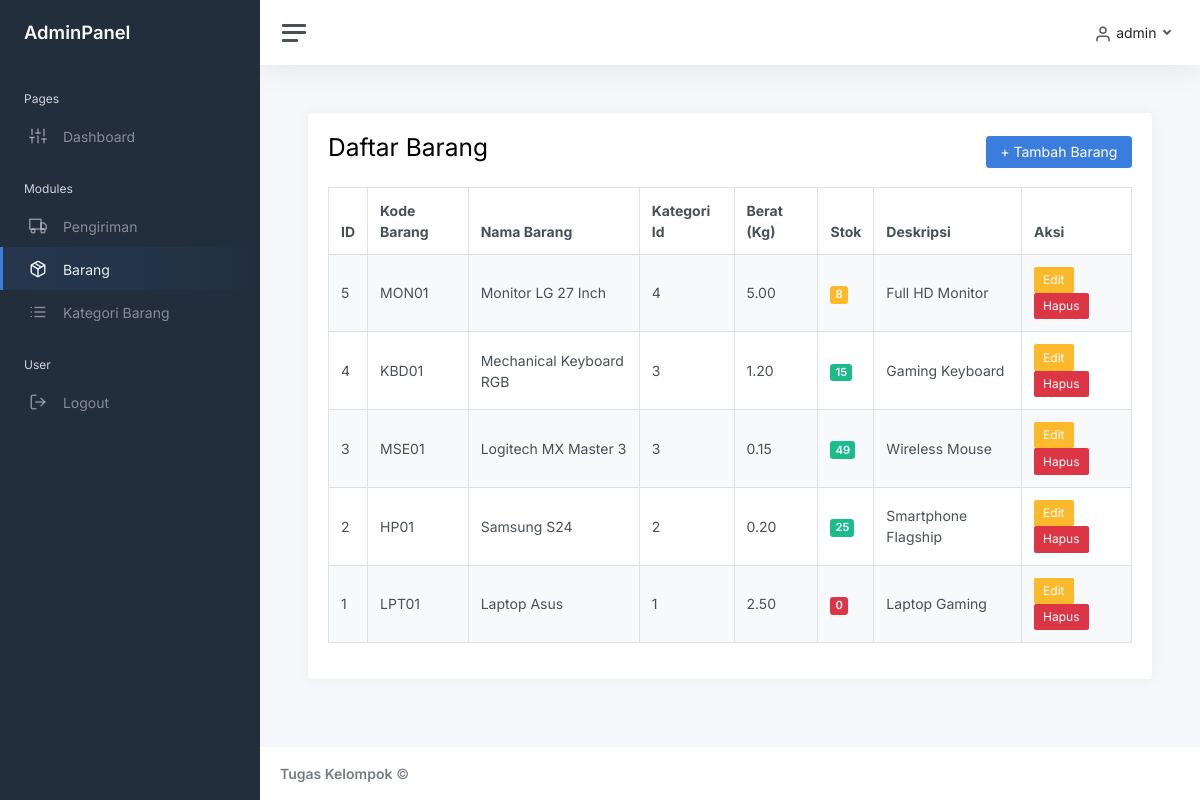
Screenshot of /barang/index.php (signed in) with the database file from the repository.
### tables this page shows
CREATE TABLE `barang` (
  `id` int(11) NOT NULL,
  `kode_barang` varchar(50) NOT NULL,
  `nama_barang` varchar(200) NOT NULL,
  `kategori_id` int(11) NOT NULL,
  `deskripsi` text DEFAULT NULL,
  `berat_kg` decimal(10,2) DEFAULT 1.00,
  `stok` int(11) NOT NULL DEFAULT 0
);

### barang/index.php (the view, shortened to what this page needs)
<?php
require_once '../config/database.php';
$result = mysqli_query($connection, "SELECT * FROM `barang` ORDER BY id DESC");
?>
<?php include '../views/' . $THEME . '/header.php'; ?>
<?php include '../views/' . $THEME . '/sidebar.php'; ?>
<?php include '../views/' . $THEME . '/topnav.php'; ?>
<?php include '../views/' . $THEME . '/upper_block.php'; ?>
<div class="d-flex justify-content-between align-items-center mb-3">
    <h2>Daftar Barang</h2>
    <a href="add.php" class="btn btn-primary">+ Tambah Barang</a>
</div>
<?php if (mysqli_num_rows($result) > 0): ?>
    <div class="table-responsive">
        <table class="table table-striped table-bordered">
            <thead>
                <tr>
                    <th>ID</th>
                    <th>Kode Barang</th>
                    <th>Nama Barang</th>
                    <th>Kategori Id</th>
                    <th>Berat (Kg)</th>
                    <th>Stok</th>
                    <th>Deskripsi</th>
                    <th>Aksi</th>
                </tr>
            </thead>
            <tbody>
                <?php while ($row = mysqli_fetch_assoc($result)): ?>
                    <tr>
                        <td><?= $row['id'] ?></td>
                        <td><?= htmlspecialchars($row['kode_barang']) ?></td>
                        <td><?= htmlspecialchars($row['nama_barang']) ?></td>
                        <td><?= htmlspecialchars($row['kategori_id']) ?></td>
                        <td><?= htmlspecialchars($row['berat_kg']) ?></td>
                        <td>
                            <span
                                class="badge bg-<?= $row['stok'] == 0 ? 'danger' : ($row['stok'] < 10 ? 'warning' : 'success') ?>">
                                <?= htmlspecialchars($row['stok']) ?>
                            </span>
                        </td>
                        <td><?= htmlspecialchars($row['deskripsi']) ?></td>
                        <td>
                            <a href="edit.php?id=<?= $row['id'] ?>" class="btn btn-sm btn-warning">Edit</a>
                            <a href="delete.php?id=<?= $row['id'] ?>" class="btn btn-sm btn-danger"
                                onclick="return confirm('Yakin hapus barang ini?')">Hapus</a>
                        </td>
                    </tr>
                <?php endwhile; ?>
            </tbody>
        </table>
    </div>
<?php else: ?>
    <div class="alert alert-info">Belum ada data barang.</div>
<?php endif; ?>
<?php include '../views/' . $THEME . '/lower_block.php'; ?>
<?php include '../views/' . $THEME . '/footer.php'; ?>

### rows the page displays
barang: id "5", kode_barang "MON01", nama_barang "Monitor LG 27 Inch", kategori "4", berat_kg "5.00", stok "8", deskripsi "Full HD Monitor"
barang: id "4", kode_barang "KBD01", nama_barang "Mechanical Keyboard RGB", kategori "3", berat_kg "1.20", stok "15", deskripsi "Gaming Keyboard"
barang: id "3", kode_barang "MSE01", nama_barang "Logitech MX Master 3", kategori "3", berat_kg "0.15", stok "49", deskripsi "Wireless Mouse"
barang: id "2", kode_barang "HP01", nama_barang "Samsung S24", kategori "2", berat_kg "0.20", stok "25", deskripsi "Smartphone Flagship"
barang: id "1", kode_barang "LPT01", nama_barang "Laptop Asus", kategori "1", berat_kg "2.50", stok "0", deskripsi "Laptop Gaming"

### other values shown
$label "Pengiriman"
$label "Barang"
$label "Kategori Barang"
$_SESSION['username'] "admin"
